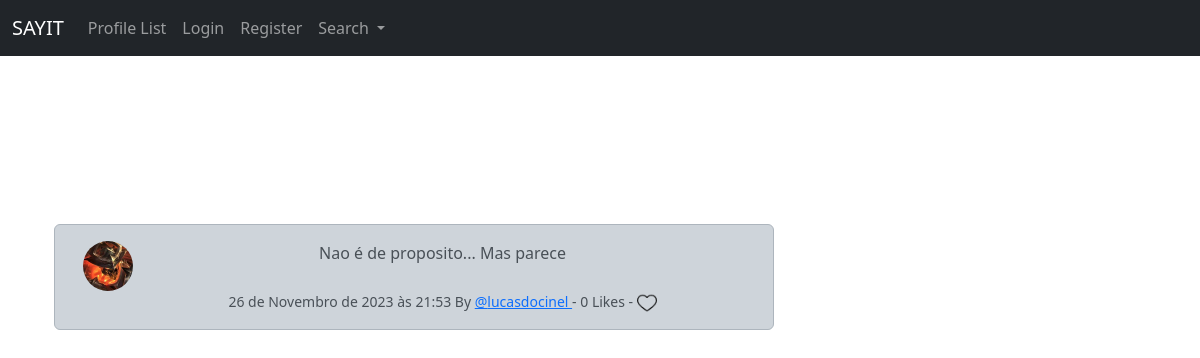
The app's page /meep_show/14, older data.
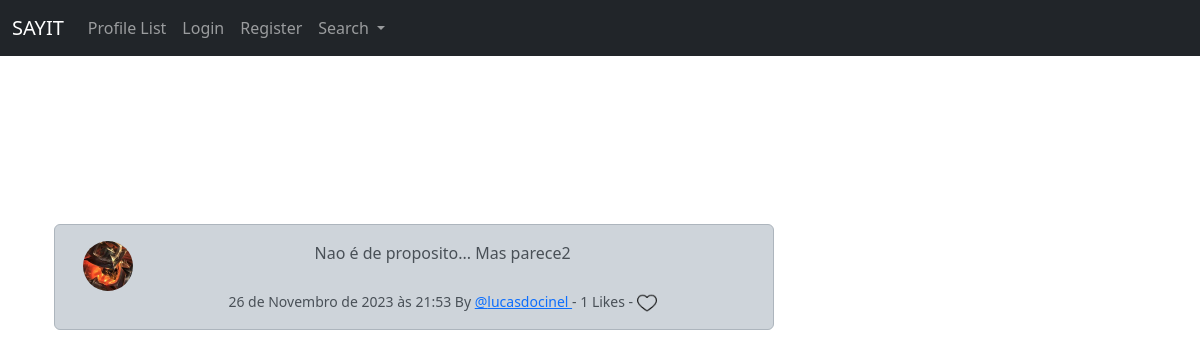
The same page, newer data.
### musker/models.py (models this page shows, shortened)
class Meep(models.Model):
    user = models.ForeignKey(User, related_name='meeps',on_delete=models.DO_NOTHING)
    body = models.CharField(max_length=200, blank=True)
    image = models.ImageField(upload_to='images/meep_images/', blank=True, null=True)
    created_at = models.DateTimeField(auto_now_add=True)
    likes = models.ManyToManyField(User, related_name='meep_like', blank=True)
    def number_of_likes(self):
        return self.likes.count()

class Profile(models.Model):
    user = models.OneToOneField(User, on_delete=models.CASCADE)
    follows = models.ManyToManyField(
        "self",
        related_name="followed_by",
        symmetrical=False,
        blank=True
    )
    date_modified = models.DateTimeField(User, auto_now=True)
    profile_image = models.ImageField(null=True, blank=True, upload_to="images/profile/")
    profile_bio = models.CharField(null=True, blank=True, max_length=500)
    homepage_link = models.CharField(null=True, blank=True, max_length=200)
    facebook_link = models.CharField(null=True, blank=True, max_length=200)
    instagram_link = models.CharField(null=True, blank=True, max_length=200)
    linkedin_link = models.CharField(null=True, blank=True, max_length=200)

### musker/views.py (the view)
# urls.py: path('meep_show/<int:pk>', views.meep_show, name='meep_show'),
def meep_show(request, pk):
    meep = get_object_or_404(Meep, id=pk)
    if meep:
        return render(request, 'show_meep.html', {"meep": meep})
    else:
        messages.success(request, ("That meep doesn't exist"))
        return redirect('home')

### musker/templates/show_meep.html (shortened to what this page needs)
{% extends 'base.html' %}
{% load static %}
{% block content %}
<div class="container text-center">
    <div class="row">
        <div class="col-8">
    <br/><br/>
    <br/><br/>
    <br/><br/>
        <div class="alert alert-dark" role="alert">
    <div class="container">
        <div class="row">
            <div class="col-1">
                {% if meep.user.profile.profile_image %}
                    <img src="{{ meep.user.profile.profile_image.url }}" width="50" height="50" class="rounded-circle" alt="{{ profile.user.username }}">
                {% else %}
                    <img src="{% static 'images/default_profile.jpg' %}" width="50" height="50" class="rounded-circle" alt="{{ profile.user.username }}">
                {% endif %}
            </div>
            <div class="col-md-11">
                {{ meep.body }}<br/>
                <br>
                <small class="text-mudet">
                    {{ meep.created_at }} By
                    <a href="{% url 'profile' meep.user.id %}">
                        @{{ meep.user.username }}
                    </a>
                     - {{ meep.number_of_likes }} Likes -
                    {% if user in meep.likes.all %}
                    <a href="{% url 'meep_like' meep.id %}"><img src="{% static 'images/coracao_cheio.png' %}" height="20" width="20" srcset=""></a>
                    {% else %}
                        <a href="{% url 'meep_like' meep.id %}"><img src="{% static 'images/coracao.png' %}" height="20" width="20" srcset=""></a>
                    {% endif %}
                </small>
            </div>
        </div>
    </div>
        </div>
        <br/>
</div>
<div class="col-4">
    <br/><br/><br/><br/>
</div>
{% endblock %}

Row changes from the older to the newer data that the page shows:
changed Meep "lucasdocinel": body "Nao é de proposito... Mas parece" → "Nao é de proposito... Mas parece2"; number_of_likes "0" → "1"
